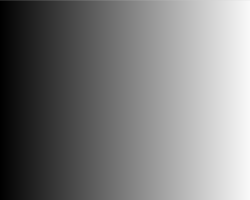
Frame 1 (no input)
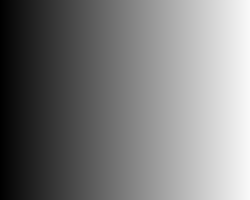
Frame 60 (the mouse pressed at the canvas centre just before this capture)
Frame 120 (the mouse held since frame 60 and released just before this capture): identical to frame 60, image omitted

The Processing sketch that drew these frames (run headless with seeded random() and noise(); from frame 60 on, the mouse is pressed at the canvas centre):

// Processing sketch: exB4
// ── exB4.pde
void setup(){
  size(250,200);
}

void draw(){
  int i=0;
  while(i < width){
    stroke(i);
    line(i,0,i,height);
    i++;
  }
}
